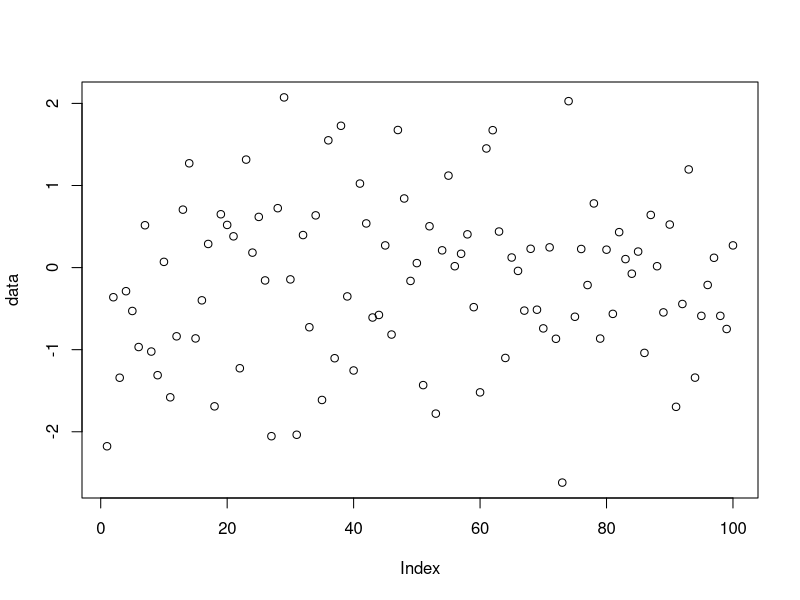

Generate this figure with R:
# Generate random normal data
data <- rnorm(100)

# Plot the data
plot(data)

print(summary(data))

# test pull req

# xd nevim lol
